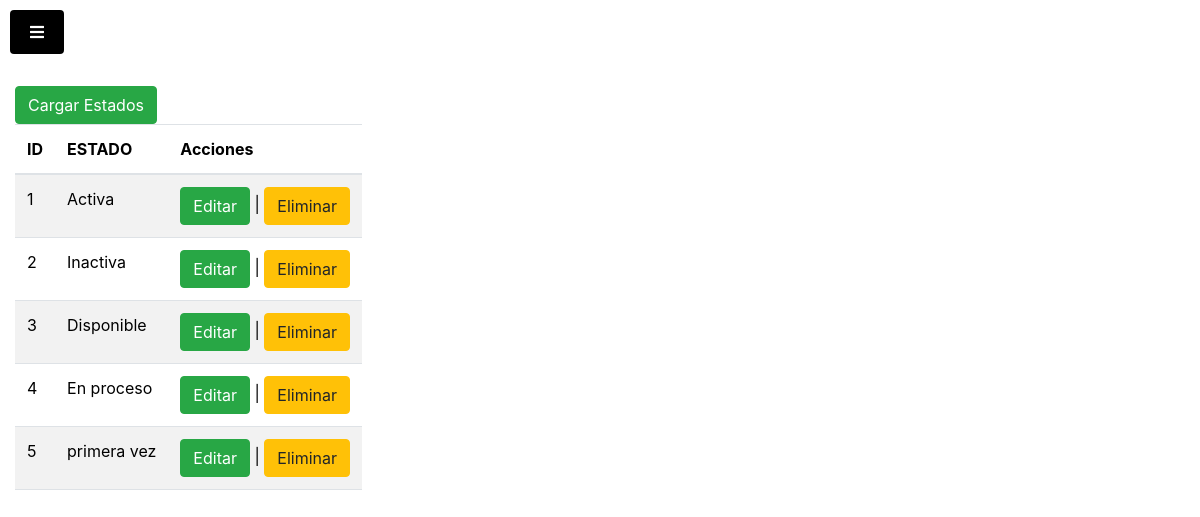
The page /admin/PHP/tablas/estados.php on the database as committed earlier.
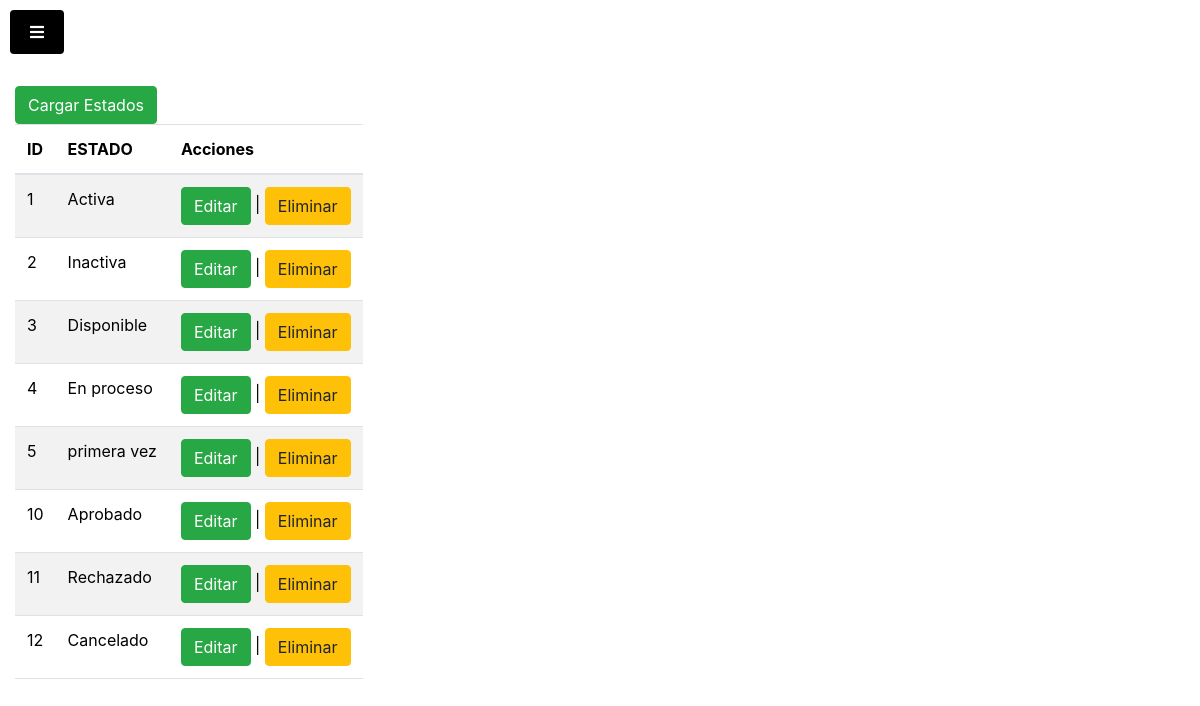
The same page on the database as committed later.
### tables this page shows
CREATE TABLE `estado` (
  `ID_Es` int(10) NOT NULL,
  `Estado` varchar(20) NOT NULL
);

### admin/PHP/tablas/estados.php (the view, shortened to what this page needs)
<!DOCTYPE html>
<html lang="en">
<head>
    <link href="https://cdn.jsdelivr.net/npm/bootstrap@5.3.3/dist/css/bootstrap.min.css" rel="stylesheet">
    <link rel="stylesheet" href="../css/style.css">
</head>
<body>
<?php include '../nav.php'; ?>
    <div class="content">
        <div class="container">
            <h2 class="mb-5">TABLA ESTADOS</h2>
            <div class="table-responsive">
                <a href="../crear_php/estados.php" class=" btn btn-success">Cargar Estados</a>
                <table class="table table-striped custom-table">
                    <thead>
                        <tr>
                            <th scope="col">ID</th>
                            <th scope="col">ESTADO</th>
                            <th scope="col">Acciones</th>
                        </tr>
                    </thead>
                    <tbody class="tbody">
                        <?php
                        include '../../../conexion/db.php';
                        $conn = new mysqli($servername, $username, $password, $dbname);
                        $sql = "SELECT * FROM estado";
                        $result = $conn->query($sql);
                        if ($result->num_rows > 0) {
                            while ($row = $result->fetch_assoc()) {
                                echo "<tr>";
                                echo "<td>" . $row['ID_Es'] . "</td>";
                                echo "<td>" . $row['Estado'] . "</td>";
                                echo "<td><a   class='btn btn-success' href='../editar_php/editar_estados.php?id=" . $row['ID_Es'] . "'>Editar</a> | <a    class='btn btn-warning'  href='../eliminar_php/eliminar_estado.php?id=" . $row['ID_Es'] . "'>Eliminar</a></td>";
                                echo "</tr>";
                            }
                        } else {
                            echo "<tr><td colspan='4'>No hay estados registrados.</td></tr>";
                        }
                        ?>
                    </tbody>
                </table>
            </div>
        </div>
    </div>
</body>
</html>

### admin/PHP/nav.php (shortened to what this page needs)
<!DOCTYPE html>
<html lang="en">
<head>
    <link href="https://maxcdn.bootstrapcdn.com/bootstrap/4.5.2/css/bootstrap.min.css" rel="stylesheet">
    <link rel="stylesheet" href="https://cdnjs.cloudflare.com/ajax/libs/font-awesome/5.15.4/css/all.min.css">
</head>
<body>
    <button class="btn btn-toggle" id="toggleNav">
        <i class="fas fa-bars"></i>
    </button>
</body>
</html>

### admin/PHP/crear_php/css/style.css (style rules this page uses)
body, html { height: 100%; }
body { font-family: "Open Sans"; font-weight: 100; display: flex; overflow: hidden; }
h2 { color: white; }

### admin/PHP/nav.php (style rules this page uses)
.btn-toggle { background-color: black; color: white; border: none; padding: 10px 20px; cursor: pointer; position: absolute; top: 10px; left: 10px; z-index: 999; }

Rows that differ between the two databases and show on the page:
added estado: ID_Es "10", Estado "Aprobado"
added estado: ID_Es "11", Estado "Rechazado"
added estado: ID_Es "12", Estado "Cancelado"
